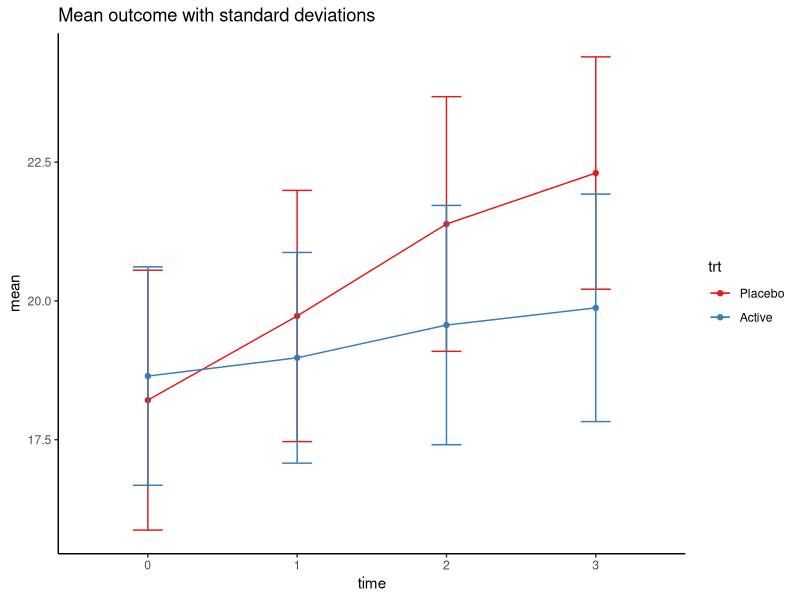

Write the R code that produced this figure.
## ---- chunk 1
knitr::opts_chunk$set(echo = TRUE)
library(haven)
library(tidyverse)
library(kableExtra)
## ---- chunk 2
rct <- read_dta("stata/rct.dta") %>% 
  modify_at(c("trt","catout"), as_factor,"labels") %>% 
  modify_at(c("site","time"), as.factor)
kable(rct[1:8,])
## ---- chunk 3
rct %>%
  group_by(trt,time) %>%
  summarise(mean=mean(contout),sd=sd(contout)) %>%
  ggplot(mapping=aes(x=time, y=mean, color=trt,group=trt,ymin = mean-sd, ymax=mean+sd)) + 
  geom_point() +
  geom_errorbar(width=0.2) + 
  geom_line() + 
  theme_classic() + 
  ggtitle("Mean outcome with standard deviations") + 
  scale_colour_brewer(palette = "Set1")
